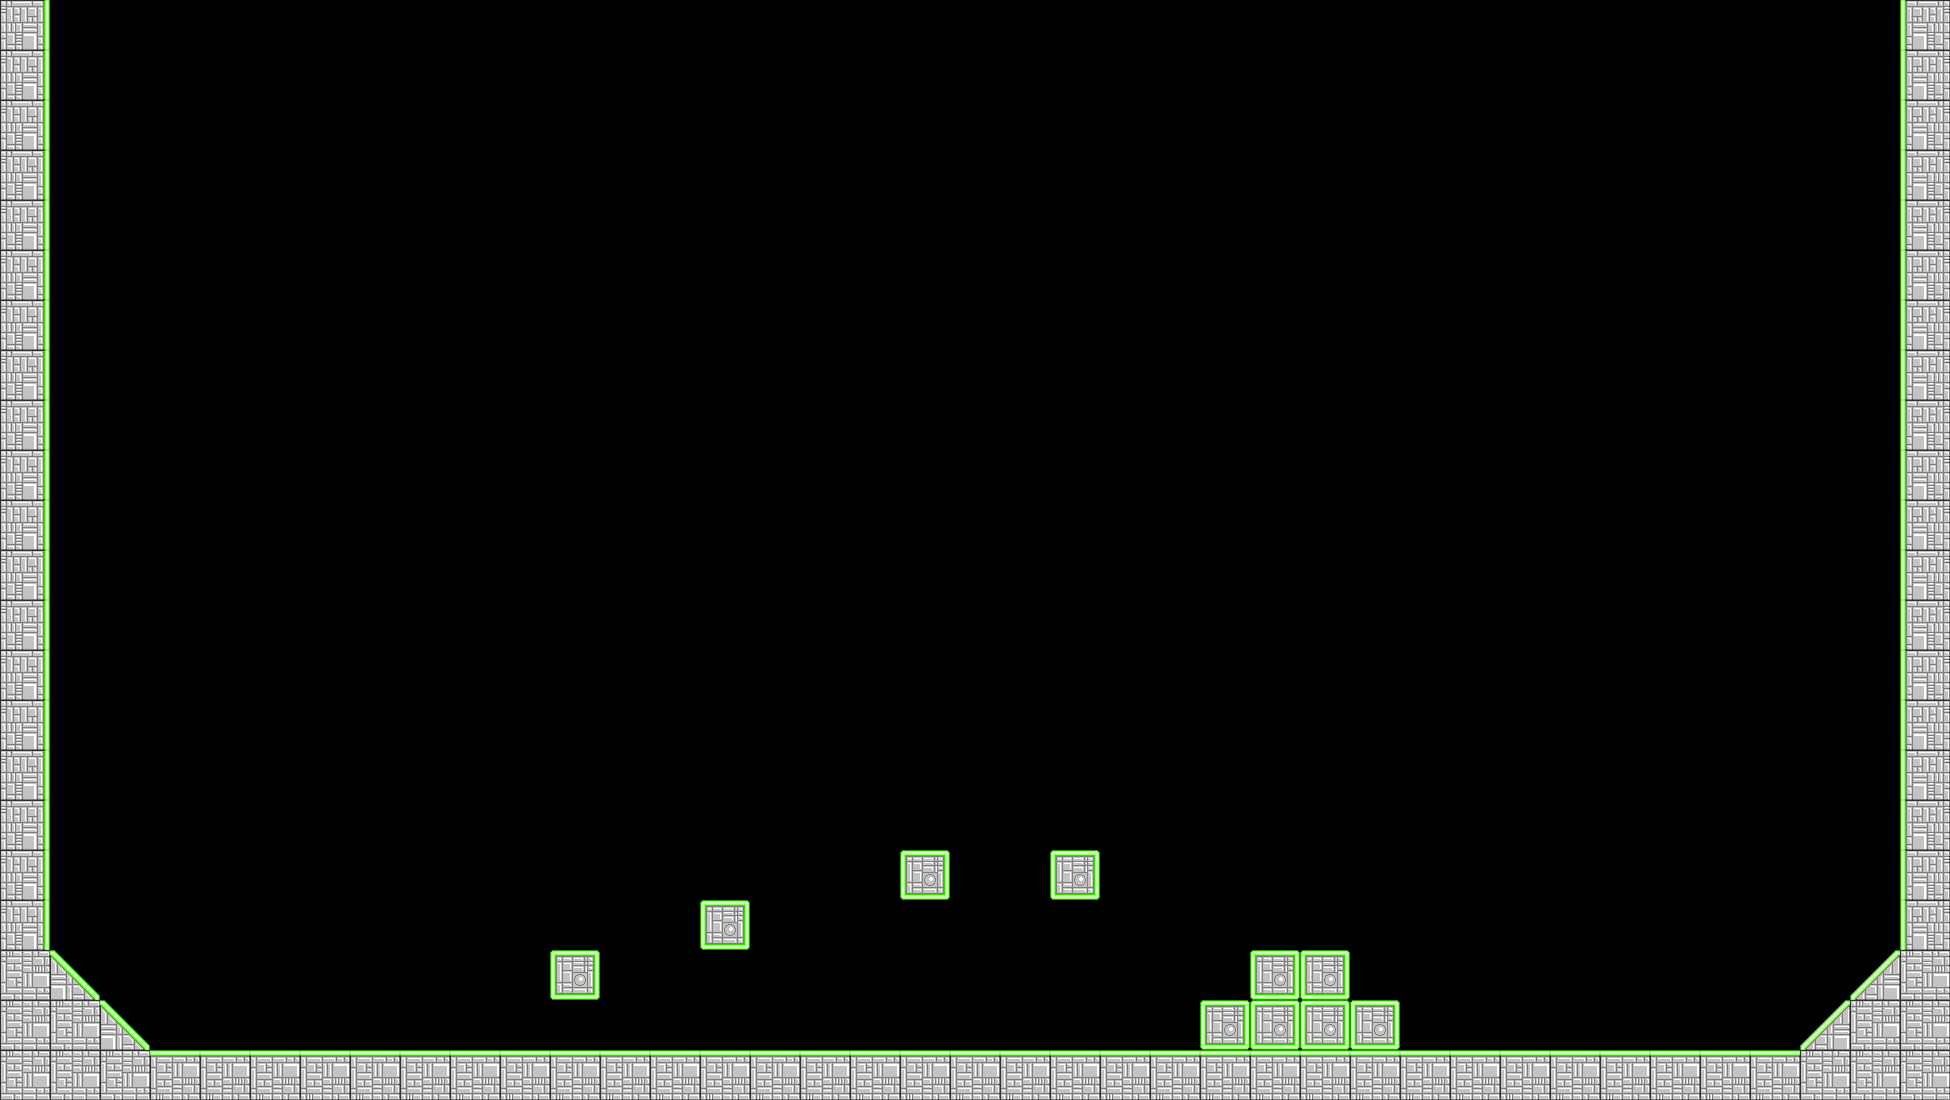

A 2D game scene composited from a Tiled map and its tileset images. What follows is a short description and the map's XML, with every tile layer's data as written:
An orthogonal 39x22 tile map with 50x50 px tiles, 1 tile layer (background).

<map version="1.0" orientation="orthogonal" renderorder="right-down" width="39" height="22" tilewidth="50" tileheight="50" nextobjectid="1">
 <tileset firstgid="1" name="tileset" tilewidth="50" tileheight="50" tilecount="28" columns="7">
  <image source="tileset.png" width="350" height="200" />
 </tileset>
 <layer name="background" width="39" height="22">
  <data encoding="csv">
19,0,0,0,0,0,0,0,0,0,0,0,0,0,0,0,0,0,0,0,0,0,0,0,0,0,0,0,0,0,0,0,0,0,0,0,0,0,18,
19,0,0,0,0,0,0,0,0,0,0,0,0,0,0,0,0,0,0,0,0,0,0,0,0,0,0,0,0,0,0,0,0,0,0,0,0,0,18,
19,0,0,0,0,0,0,0,0,0,0,0,0,0,0,0,0,0,0,0,0,0,0,0,0,0,0,0,0,0,0,0,0,0,0,0,0,0,18,
19,0,0,0,0,0,0,0,0,0,0,0,0,0,0,0,0,0,0,0,0,0,0,0,0,0,0,0,0,0,0,0,0,0,0,0,0,0,18,
19,0,0,0,0,0,0,0,0,0,0,0,0,0,0,0,0,0,0,0,0,0,0,0,0,0,0,0,0,0,0,0,0,0,0,0,0,0,18,
19,0,0,0,0,0,0,0,0,0,0,0,0,0,0,0,0,0,0,0,0,0,0,0,0,0,0,0,0,0,0,0,0,0,0,0,0,0,18,
19,0,0,0,0,0,0,0,0,0,0,0,0,0,0,0,0,0,0,0,0,0,0,0,0,0,0,0,0,0,0,0,0,0,0,0,0,0,18,
19,0,0,0,0,0,0,0,0,0,0,0,0,0,0,0,0,0,0,0,0,0,0,0,0,0,0,0,0,0,0,0,0,0,0,0,0,0,18,
19,0,0,0,0,0,0,0,0,0,0,0,0,0,0,0,0,0,0,0,0,0,0,0,0,0,0,0,0,0,0,0,0,0,0,0,0,0,18,
19,0,0,0,0,0,0,0,0,0,0,0,0,0,0,0,0,0,0,0,0,0,0,0,0,0,0,0,0,0,0,0,0,0,0,0,0,0,18,
19,0,0,0,0,0,0,0,0,0,0,0,0,0,0,0,0,0,0,0,0,0,0,0,0,0,0,0,0,0,0,0,0,0,0,0,0,0,18,
19,0,0,0,0,0,0,0,0,0,0,0,0,0,0,0,0,0,0,0,0,0,0,0,0,0,0,0,0,0,0,0,0,0,0,0,0,0,18,
19,0,0,0,0,0,0,0,0,0,0,0,0,0,0,0,0,0,0,0,0,0,0,0,0,0,0,0,0,0,0,0,0,0,0,0,0,0,18,
19,0,0,0,0,0,0,0,0,0,0,0,0,0,0,0,0,0,0,0,0,0,0,0,0,0,0,0,0,0,0,0,0,0,0,0,0,0,18,
19,0,0,0,0,0,0,0,0,0,0,0,0,0,0,0,0,0,0,0,0,0,0,0,0,0,0,0,0,0,0,0,0,0,0,0,0,0,18,
19,0,0,0,0,0,0,0,0,0,0,0,0,0,0,0,0,0,0,0,0,0,0,0,0,0,0,0,0,0,0,0,0,0,0,0,0,0,18,
19,0,0,0,0,0,0,0,0,0,0,0,0,0,0,0,0,0,0,0,0,0,0,0,0,0,0,0,0,0,0,0,0,0,0,0,0,0,18,
19,0,0,0,0,0,0,0,0,0,0,0,0,0,0,0,0,0,15,0,0,15,0,0,0,0,0,0,0,0,0,0,0,0,0,0,0,0,18,
19,0,0,0,0,0,0,0,0,0,0,0,0,0,15,0,0,0,0,0,0,0,0,0,0,0,0,0,0,0,0,0,0,0,0,0,0,0,18,
22,21,0,0,0,0,0,0,0,0,0,15,0,0,0,0,0,0,0,0,0,0,0,0,0,15,15,0,0,0,0,0,0,0,0,0,0,20,22,
22,22,21,0,0,0,0,0,0,0,0,0,0,0,0,0,0,0,0,0,0,0,0,0,15,15,15,15,0,0,0,0,0,0,0,0,20,22,22,
22,22,22,17,17,17,17,17,17,17,17,17,17,17,17,17,17,17,17,17,17,17,17,17,17,17,17,17,17,17,17,17,17,17,17,17,22,22,22
</data>
 </layer>
</map>